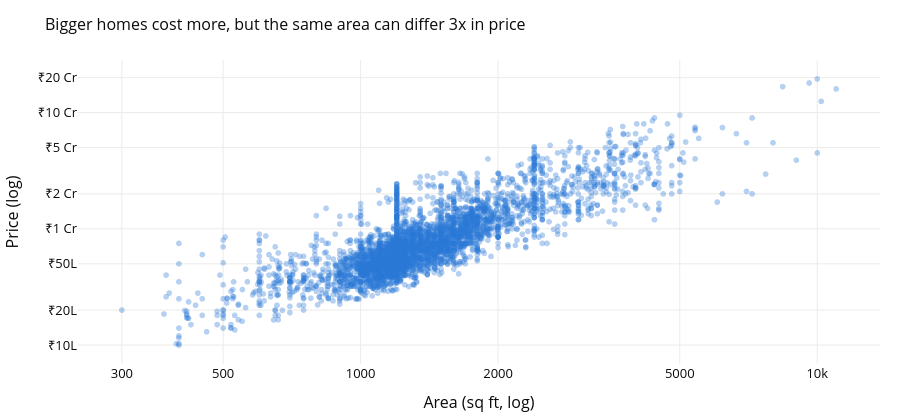

The notebook cell this image was saved under:
### Markdown cell above
## 2. Price vs area

Area is the single strongest driver. The vertical spread at any given area is what locality and other features have to explain.

### Code cell
s = df.sample(4000, random_state=0)
fig = px.scatter(s, x='area_sqft', y='price_lakhs', log_x=True, log_y=True, opacity=0.35,
                 color_discrete_sequence=[BLUE], hover_data=['location', 'bhk'],
                 labels={'area_sqft': 'Area (sq ft, log)', 'price_lakhs': 'Price (₹ lakhs, log)'},
                 title='Bigger homes cost more, but the same area can differ 3x in price')
fig.update_traces(marker_size=6)
fig.update_yaxes(tickvals=PRICE_TICKS, ticktext=PRICE_TEXT, title='Price (log)')
fig.update_xaxes(tickvals=[300, 500, 1000, 2000, 5000, 10000, 20000])
style(fig).show()
print('correlation of log(area) and log(price):', round(np.corrcoef(np.log(df.area_sqft), np.log(df.price_lakhs))[0, 1], 3))

### Figure 1 — Plotly figure (JSON) as saved in the notebook; plotly's stock layout.template omitted (floating-point values rounded to 4 significant figures; data arrays with more than 128 entries replaced by an {"elided": "..."} marker saying what was removed)
{"data": [{"customdata": {"elided": "4000x2 mixed values"}, "hovertemplate": "Area (sq ft, log)=%{x}<br>Price (₹ lakhs, log)=%{y}<br>location=%{customdata[0]}<br>bhk=%{customdata[1]}<extra></extra>", "legendgroup": "", "marker": {"color": "#2a78d6", "opacity": 0.35, "size": 6, "symbol": "circle"}, "mode": "markers", "name": "", "showlegend": false, "type": "scattergl", "x": {"elided": "4000 float values"}, "xaxis": "x", "y": {"elided": "4000 float values"}, "yaxis": "y"}], "layout": {"font": {"color": "#0b0b0b", "size": 13}, "height": 420, "legend": {"tracegroupgap": 0}, "margin": {"b": 50, "l": 60, "r": 20, "t": 60}, "title": {"font": {"size": 16}, "text": "Bigger homes cost more, but the same area can differ 3x in price"}, "xaxis": {"anchor": "y", "domain": [0.0, 1.0], "gridcolor": "#ecebe8", "tickvals": [300, 500, 1000, 2000, 5000, 10000, 20000], "title": {"text": "Area (sq ft, log)"}, "type": "log", "zeroline": false}, "yaxis": {"anchor": "x", "domain": [0.0, 1.0], "gridcolor": "#ecebe8", "ticktext": ["₹10L", "₹20L", "₹50L", "₹1 Cr", "₹2 Cr", "₹5 Cr", "₹10 Cr", "₹20 Cr"], "tickvals": [10, 20, 50, 100, 200, 500, 1000, 2000], "title": {"text": "Price (log)"}, "type": "log", "zeroline": false}}}
